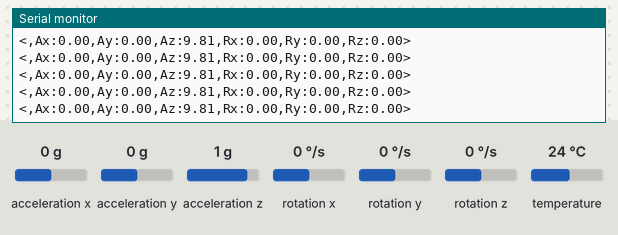
Recording of a sketch running on a simulated ESP32. On the bench: the last lines printed to the serial monitor. The test bench sets the inputs (shaded band); at power-on: acceleration x 0 g, acceleration y 0 g, acceleration z 1 g, rotation x 0 °/s, rotation y 0 °/s, rotation z 0 °/s, temperature 24 °C.

Above: at 1.2 s.
1.3 s: acceleration x set to -1.4 g
At 1.39 s:
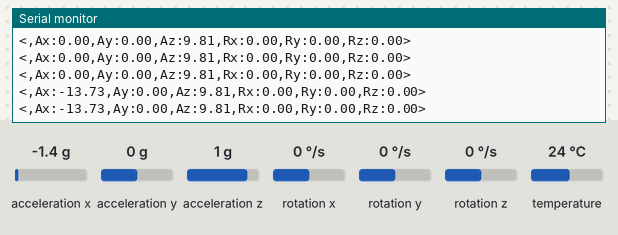
2.8 s: acceleration y set to -1.4 g
At 2.91 s:
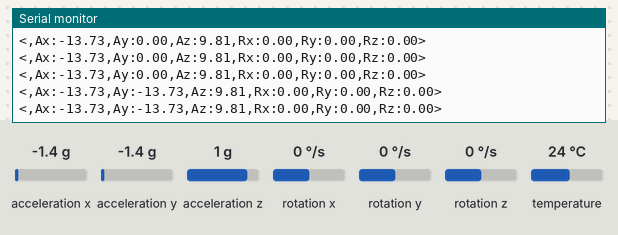
5.8 s: acceleration z set to -1.4 g
At 5.88 s:
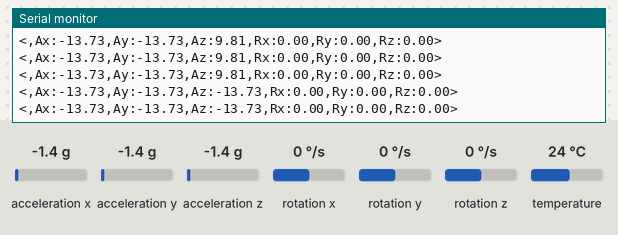
8.8 s: rotation x set to -192 °/s
At 8.84 s:
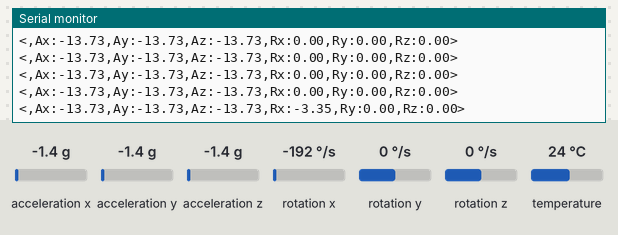
11.8 s: rotation y set to -192 °/s
At 11.85 s:
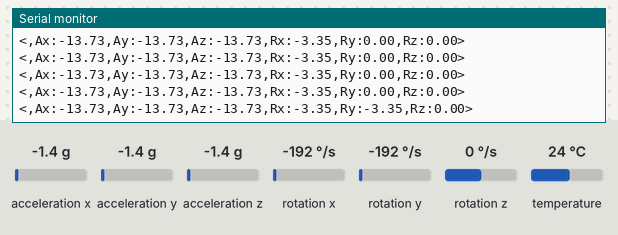
14.8 s: rotation z set to -192 °/s
At 14.84 s:
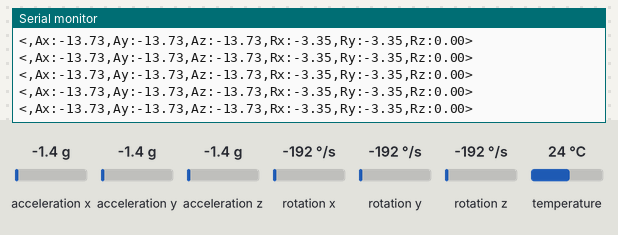

The sketch:

code_MPU.ino
```cpp
#include <Wire.h>  //I2C communication library
#include "MAX30105.h"  //max sensor library
#include "heartRate.h"  //heart rate calculation

#include <Adafruit_MPU6050.h>  //MPU library
#include <Adafruit_Sensor.h>// unified sensor

MAX30105 particleSensor;
Adafruit_MPU6050 mpu;
const byte RATE_SIZE = 4; //Increase this for more averaging. 4 is good.
byte rates[RATE_SIZE]; //Array of heart rates
byte rateSpot = 0;
long lastBeat = 0; //Time at which the last beat occurred

float beatsPerMinute;
int beatAvg;

void setup()
{
  Serial.begin(9600);
    Wire.begin(21, 22);
  Serial.println("MAX30105 Basic Readings Example");

  // Initialize sensor
  if (particleSensor.begin() == false)
  {
    Serial.println("MAX30105 was not found. Please check wiring/power. ");
    while (1);
  }

  // MPU6050
  if (!mpu.begin()) {
    Serial.println("MPU6050 not found!");
    while (1);
  }

  mpu.setAccelerometerRange(MPU6050_RANGE_4_G);
  mpu.setFilterBandwidth(MPU6050_BAND_21_HZ);
  particleSensor.setup(); //Configure sensor. Use 6.4mA for LED drive
  particleSensor.setPulseAmplitudeRed(0x0A);  // 6.4mA
  particleSensor.setPulseAmplitudeGreen(0);

}

void loop()
{
sensors_event_t a, g, temp;
mpu.getEvent(&a, &g, &temp);
Serial.print("<");
Serial.print(",Ax:");
Serial.print(a.acceleration.x);
Serial.print(",Ay:");
Serial.print(a.acceleration.y);
Serial.print(",Az:");
Serial.print(a.acceleration.z);
Serial.print(",Rx:");
Serial.print(g.gyro.x);
Serial.print(",Ry:");
Serial.print(g.gyro.y);
Serial.print(",Rz:");
Serial.print(g.gyro.z); // data output
Serial.println(">");  //to sync for data recording in python


}
```

Measured:
- after the input at 1.3 s, the serial monitor: prints a new line at once (image 1)
- after the input at 2.8 s, the serial monitor: prints a new line at once (image 2)
- after the input at 5.8 s, the serial monitor: prints a new line at once (image 3)
- after the input at 8.8 s, the serial monitor: prints a new line at once (image 4)
- after the input at 11.8 s, the serial monitor: prints a new line at once (image 5)
